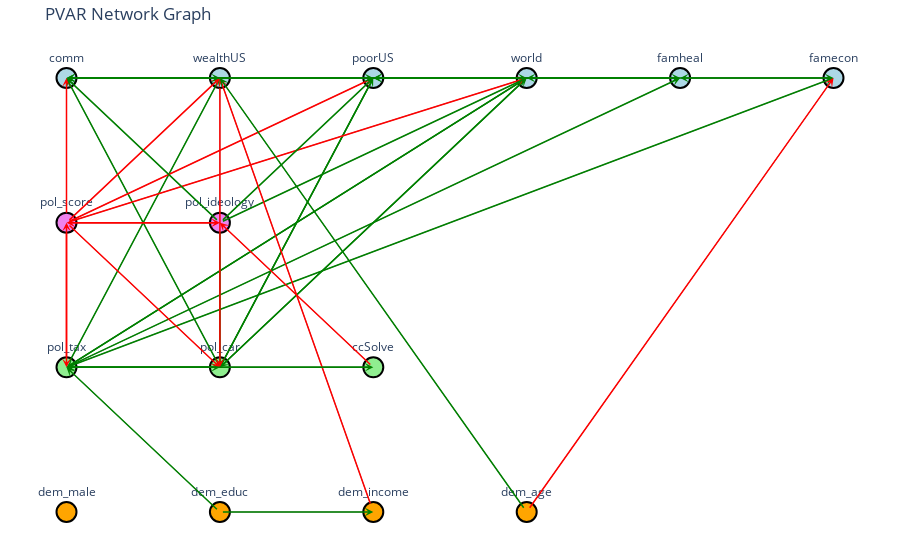
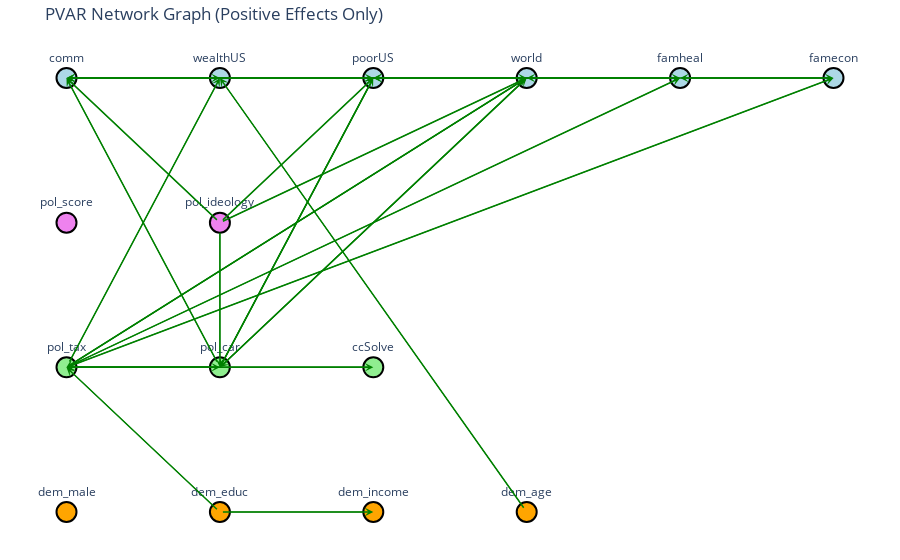
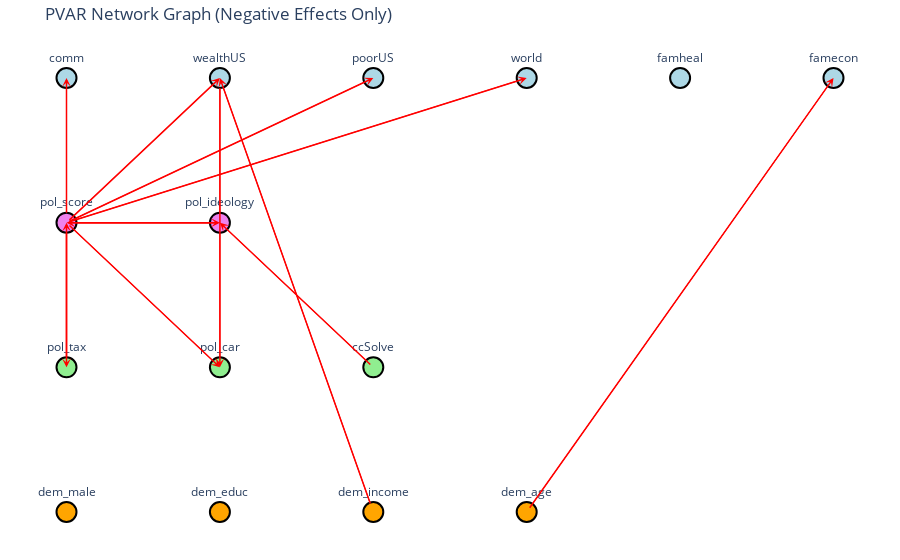

The cell these charts' notebook holds for them, in order:
### Markdown cell above
#### Interaction Model – RQ3 (Ideology Moderates Harm → WTP)
* The **main effects of political ideology** are clear:
  * `ideology_liberal` has the **strongest positive association** with WTP and is **statistically significant**
* **None of the interaction terms** between harm perception variables (e.g., `cc4_world`, `cc4_comm`) and ideology groups are significant.
  * This suggests that **climate harm perception does not have a different impact on WTP depending on ideological alignment**
* Other control variables such as `cc_pol_tax` retain a **direct positive effect**, but **harm perception and demographic controls** remain **statistically insignificant**

> **Therefore, the answer to RQ3 is:**
>
> While political ideology is a **strong direct predictor** of willingness to pay, it does **not moderate** the effect of perceived climate harm.
> That is, **liberals, moderates, and conservatives react similarly** to perceived climate risks when it comes to financial support - what differs is their baseline support level, not the responsiveness to climate concern.

### Code cell
import pandas as pd
import networkx as nx
import plotly.graph_objects as go
import statsmodels.api as sm

# --- Load data ---
data = pd.read_csv("../data/5-cleaned_data_3waves.csv", low_memory=False)

# --- Define predictors ---
continuous_predictors = [
    "cc4_world", "cc4_wealthUS", "cc4_poorUS",
    "cc4_comm", "cc4_famheal", "cc4_famecon",
    "ccSolve", "cc_pol_tax", "cc_pol_car",
    "dem_income", "dem_age", "dem_educ", "dem_male",
    "pol_score", "pol_ideology"
]
wave_dummy = ["wave3_dummy"]

themes = {
    "climate_harm": ["cc4_comm", "cc4_wealthUS", "cc4_poorUS", "cc4_world", "cc4_famheal", "cc4_famecon"],
    "political": ["pol_score", "pol_ideology", "wave3_dummy"],
    "policy_support": ["cc_pol_tax", "cc_pol_car", "ccSolve"],
    "demographics": ["dem_male", "dem_educ", "dem_income", "dem_age"]
}

# --- Preprocess data ---
data = data.sort_values(by=['PID', 'WAVE'])
for var in continuous_predictors:
    data[f"{var}_lag"] = data.groupby("PID")[var].shift(1)

data["wave3_dummy"] = (data["WAVE"] == 3).astype(int)

X_vars = [f"{var}_lag" for var in continuous_predictors] + wave_dummy
Y_vars = continuous_predictors
df = data.dropna(subset=X_vars + Y_vars)

# --- Build graph from lagged regressions ---
G = nx.DiGraph()
for y in Y_vars:
    X = df[X_vars]
    X = sm.add_constant(X)
    y_vals = df[y]
    model = sm.OLS(y_vals, X).fit()

    for predictor, pval in model.pvalues.items():
        if predictor in ['const', 'wave3_dummy'] or predictor not in X.columns:
            continue  # skip constant and wave3_dummy

        if pval < 0.05:
            weight = model.params[predictor]
            source = predictor.replace("_lag", "")
            target = y
            G.add_edge(source, target, weight=weight)

# Current layout (spring or kamada-kawai)
# pos = nx.spring_layout(G, seed=42)

# # New cleaner top-down layout with pydot
# try:
#     pos = nx.nx_pydot.pydot_layout(G, prog='dot')  # top-down hierarchical
# except Exception as e:
#     print("Falling back to spring layout:", e)
#     pos = nx.spring_layout(G, seed=42)

# --- Override layout to group nodes by theme ---
pos = {}
x_spacing = 1.5
y_spacing = -1.5

# Arrange each theme in a separate row
for row_idx, (theme, vars_list) in enumerate(themes.items()):
    for col_idx, var in enumerate(vars_list):
        # Add both current and lagged versions (if they exist in graph)
        for suffix in ["_lag", ""]:
            node = var + suffix if suffix else var
            if node in G.nodes():
                pos[node] = (col_idx * x_spacing, row_idx * y_spacing)

edge_x, edge_y, edge_text, annotations = [], [], [], []
for u, v in G.edges():
    x0, y0 = pos[u]
    x1, y1 = pos[v]
    edge_x += [x0, x1, None]
    edge_y += [y0, y1, None]
    beta = G[u][v]['weight']
    edge_text.append(f"{u} → {v}<br>β = {beta:.2f}")

    # Color arrows by sign
    color = 'green' if beta > 0 else 'red'
    annotations.append(dict(
        ax=x0, ay=y0,
        x=x1, y=y1,
        xref='x', yref='y',
        axref='x', ayref='y',
        showarrow=True,
        arrowhead=3,
        arrowsize=1,
        arrowwidth=1.5,
        arrowcolor=color
    ))

# Node positions and labels
node_x, node_y = zip(*[pos[n] for n in G.nodes()])
node_colors = ['lightgray' if n in df.columns and n.endswith('_lag') else 'lightgreen' for n in G.nodes()]
node_labels = {n: n.replace("cc4_", "").replace("cc_", "").replace("_lag", "(-1)") for n in G.nodes()}

# --- Create plotly traces ---
edge_trace = go.Scatter(
    x=edge_x, y=edge_y,
    line=dict(width=1, color='gray'),
    hoverinfo='text',
    text=edge_text,
    mode='lines'
)

# Define colors for each theme
theme_colors = {
    "climate_harm": "lightblue",
    "policy_support": "lightgreen",
    "demographics": "orange",
    "political": "violet"
}

# Determine node color based on theme
def get_theme_color(node_name):
    for theme, vars in themes.items():
        if node_name in vars or node_name.replace("_lag", "") in vars:
            return theme_colors[theme]
    return "lightgray"  # fallback

node_colors = [get_theme_color(n) for n in G.nodes()]

# Build enhanced hover text for each node
node_x, node_y, node_text, node_hover, node_color = [], [], [], [], []

for n in G.nodes():
    if n not in pos:
        continue
    x, y = pos[n]
    node_x.append(x)
    node_y.append(y)

    label = node_labels[n]
    node_text.append(label)
    color = get_theme_color(n)
    node_color.append(color)

    # Collect incoming and outgoing edges
    incoming = [f"{node_labels[u]}" for u, _ in G.in_edges(n)]
    outgoing = [f"{node_labels[v]}" for _, v in G.out_edges(n)]

    hover = f"<b>{label}</b><br>"
    if incoming:
        hover += f"← from: {', '.join(incoming)}<br>"
    if outgoing:
        hover += f"→ to: {', '.join(outgoing)}"
    if not incoming and not outgoing:
        hover += "(no connections)"

    node_hover.append(hover)

# Create node trace
node_trace = go.Scatter(
    x=node_x, y=node_y,
    mode='markers+text',
    text=node_text,
    textposition='top center',
    hoverinfo='text',
    hovertext=node_hover,
    marker=dict(size=20, color=node_color, line=dict(width=2, color='black'))
)

# --- Build final figure ---
fig = go.Figure(
    data=[edge_trace, node_trace],
    layout=go.Layout(
        title='PVAR Network Graph',
        showlegend=False,
        margin=dict(l=10, r=10, t=40, b=10),
        font=dict(size=12),
        annotations=annotations,
        hovermode='closest'
    )
)

# Manual legend for themes
for theme, color in theme_colors.items():
    fig.add_trace(go.Scatter(
        x=[None], y=[None],
        mode='markers',
        marker=dict(size=15, color=color),
        name=theme.replace("_", " ").title()
    ))

# Add legend
fig.add_trace(go.Scatter(x=[None], y=[None],
                         mode='lines',
                         line=dict(color='green', width=2),
                         name='Positive effect'))

fig.add_trace(go.Scatter(x=[None], y=[None],
                         mode='lines',
                         line=dict(color='red', width=2),
                         name='Negative effect'))

# Hide axes and grid
fig.update_layout(
    xaxis=dict(showgrid=False, zeroline=False, showticklabels=False),
    yaxis=dict(showgrid=False, zeroline=False, showticklabels=False),
    plot_bgcolor='white'
)

fig.show()

# --- Separate traces for green and red edges ---
def make_colored_figure(color_filter, color_name, color_code):
    edge_x, edge_y, edge_text, annotations = [], [], [], []

    for u, v in G.edges():
        beta = G[u][v]['weight']
        if not color_filter(beta):
            continue
        x0, y0 = pos[u]
        x1, y1 = pos[v]
        edge_x += [x0, x1, None]
        edge_y += [y0, y1, None]
        edge_text.append(f"{u} → {v}<br>β = {beta:.2f}")
        annotations.append(dict(
            ax=x0, ay=y0,
            x=x1, y=y1,
            xref='x', yref='y',
            axref='x', ayref='y',
            showarrow=True,
            arrowhead=3,
            arrowsize=1,
            arrowwidth=1.5,
            arrowcolor=color_code
        ))

    edge_trace = go.Scatter(
        x=edge_x, y=edge_y,
        line=dict(width=1, color=color_code),
        hoverinfo='text',
        text=edge_text,
        mode='lines'
    )

    fig = go.Figure(
        data=[edge_trace, node_trace],
        layout=go.Layout(
            title=f'PVAR Network Graph ({color_name} Effects Only)',
            showlegend=False,
            margin=dict(l=10, r=10, t=40, b=10),
            font=dict(size=12),
            annotations=annotations,
            hovermode='closest'
        )
    )

    for theme, color in theme_colors.items():
        fig.add_trace(go.Scatter(
            x=[None], y=[None],
            mode='markers',
            marker=dict(size=15, color=color),
            name=theme.replace("_", " ").title()
        ))

    fig.add_trace(go.Scatter(x=[None], y=[None],
                             mode='lines',
                             line=dict(color=color_code, width=2),
                             name=f'{color_name} effect'))

    fig.update_layout(
        xaxis=dict(showgrid=False, zeroline=False, showticklabels=False),
        yaxis=dict(showgrid=False, zeroline=False, showticklabels=False),
        plot_bgcolor='white'
    )

    fig.show()

# Plot positive (green) effects
make_colored_figure(lambda b: b > 0, "Positive", "green")

# Plot negative (red) effects
make_colored_figure(lambda b: b < 0, "Negative", "red")
